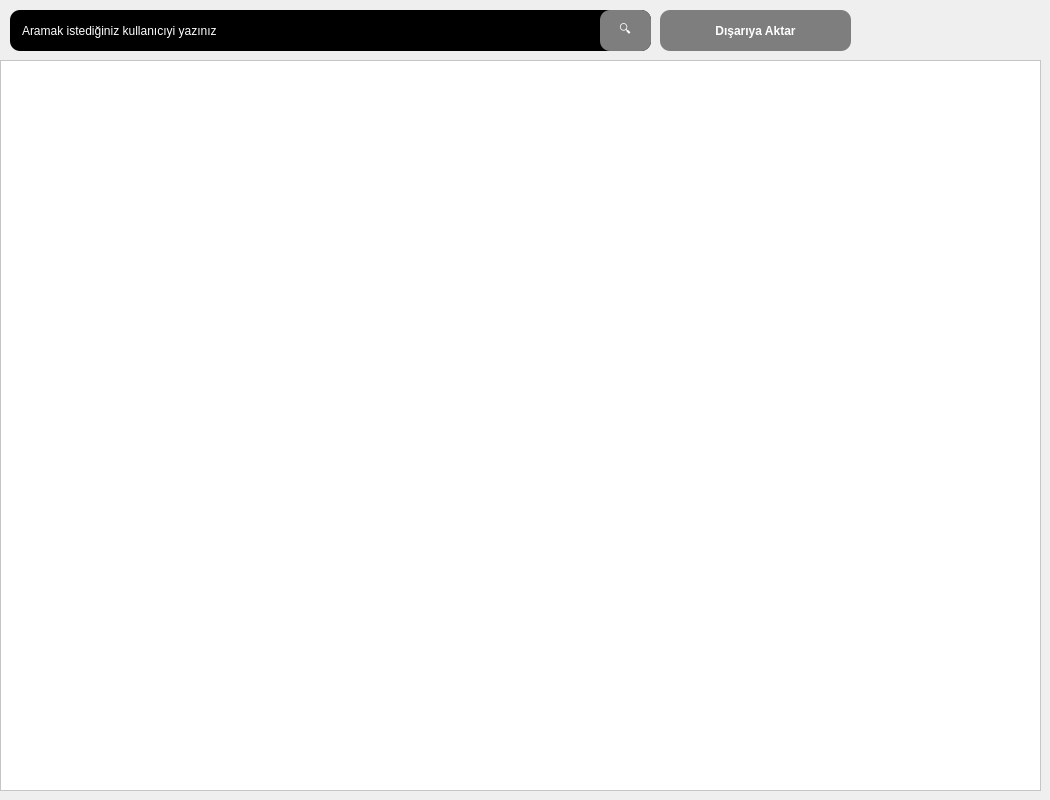
      <widget class="QWidget" name="tab_4">
       <attribute name="title">
        <string>Tablo</string>
       </attribute>
       <widget class="QTableView" name="tableView_2">
        <property name="geometry">
         <rect>
          <x>0</x>
          <y>60</y>
          <width>1041</width>
          <height>731</height>
         </rect>
        </property>
        <property name="font">
         <font>
          <pointsize>8</pointsize>
         </font>
        </property>
        <property name="styleSheet">
         <string notr="true">background-color:white;</string>
        </property>
        <attribute name="horizontalHeaderDefaultSectionSize">
         <number>121</number>
        </attribute>
       </widget>
       <widget class="QPushButton" name="pushButton_2">
        <property name="geometry">
         <rect>
          <x>660</x>
          <y>10</y>
          <width>191</width>
          <height>41</height>
         </rect>
        </property>
        <property name="font">
         <font>
          <pointsize>9</pointsize>
          <weight>75</weight>
          <bold>true</bold>
         </font>
        </property>
        <property name="styleSheet">
         <string notr="true">color:white;
border-radius:10px;
background-color: rgb(126, 126, 126);</string>
        </property>
        <property name="text">
         <string>Dışarıya Aktar</string>
        </property>
       </widget>
       <widget class="QGroupBox" name="groupBox_4">
        <property name="geometry">
         <rect>
          <x>10</x>
          <y>10</y>
          <width>641</width>
          <height>41</height>
         </rect>
        </property>
        <property name="styleSheet">
         <string notr="true">border-radius:10px;
background:black;</string>
        </property>
        <property name="title">
         <string/>
        </property>
        <widget class="QLineEdit" name="lineEdit_5">
         <property name="geometry">
          <rect>
           <x>10</x>
           <y>10</y>
           <width>291</width>
           <height>21</height>
          </rect>
         </property>
         <property name="styleSheet">
          <string notr="true">border-radius:20px;
background:black;
color:white;</string>
         </property>
         <property name="text">
          <string>Aramak istediğiniz kullanıcıyi yazınız</string>
         </property>
        </widget>
        <widget class="QPushButton" name="pushButton">
         <property name="geometry">
          <rect>
           <x>590</x>
           <y>0</y>
           <width>51</width>
           <height>41</height>
          </rect>
         </property>
         <property name="styleSheet">
          <string notr="true">color:white;
border-radius:10px;
background-color: rgb(126, 126, 126);</string>
         </property>
         <property name="text">
          <string>🔍</string>
         </property>
        </widget>
       </widget>
      </widget>
